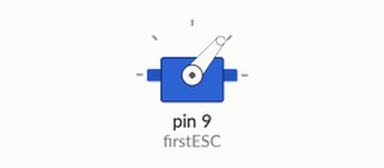
Bench run of a sketch on a simulated Arduino Uno, built with avr-gcc and run on an emulated ATmega328P. Shown: servo. What the sketch prints to the serial monitor is not drawn.

Above: at 0.1 s.
At 4.1 s:
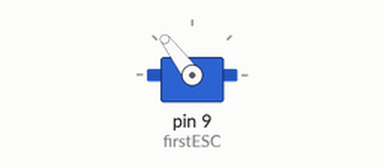
Timing chart, 0 to 5.6 s (numbered marks = the images above):
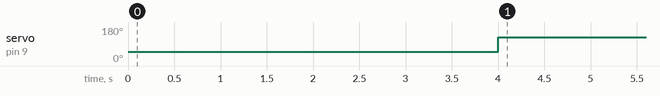

Measured:
- by itself, servo on pin 9 (firstESC): 50° → 127° at 4.0 s

The sketch:

ESC_BLDC_motor_test.ino
```cpp
/*
Coded by Marjan Olesch
Sketch from Insctructables.com
Open source - do what you want with this code!
*/
#include <Servo.h>

int value = 0; // set values you need to zero

Servo firstESC; //Create as much as Servoobject you want. You can controll 2 or more Servos at the same time

void setup() {

  firstESC.attach(9);    // attached to pin 9 I just do this with 1 Servo
  Serial.begin(115200);    // start serial at 9600 baud
  Serial.println("Start");

  //firstESC.writeMicroseconds(2000);
  firstESC.write(50);
  delay(4000);
}

void loop() {
//First connect your ESC WITHOUT Arming. Then Open Serial and follo Instructions

  firstESC.write(127
 );  //127º MAximum Thrust->2ms impulse
  /*if(Serial.available()) {
    value = Serial.parseInt();    // Parse an Integer from Serial
    Serial.print ("CMD: "); Serial.println(value);
    //firstESC.writeMicroseconds(value);
    firstESC.write(value);
    Serial.flush();
    delay(5000);
  }*/

/*  if(Serial.available()) {
    value = Serial.read();    // Parse an Integer from Serial
    Serial.print ("CMD: "); Serial.println(value);
    //firstESC.writeMicroseconds(value);
    //firstESC.write(value);
    //Serial.flush();
    //delay(500);
  }
  */
}

/* Este program alterou o ESC. A partir deste momento depois de ser alimentado, deixou de emitir son.

 #include <Servo.h>

Servo m1;

void setup(){
  m1.attach(3);
  delay(1);
  m1.write(180);
  delay(100);
}

void loop(){
  //m1.write(50);
  //delay(1000);
}*/
```
